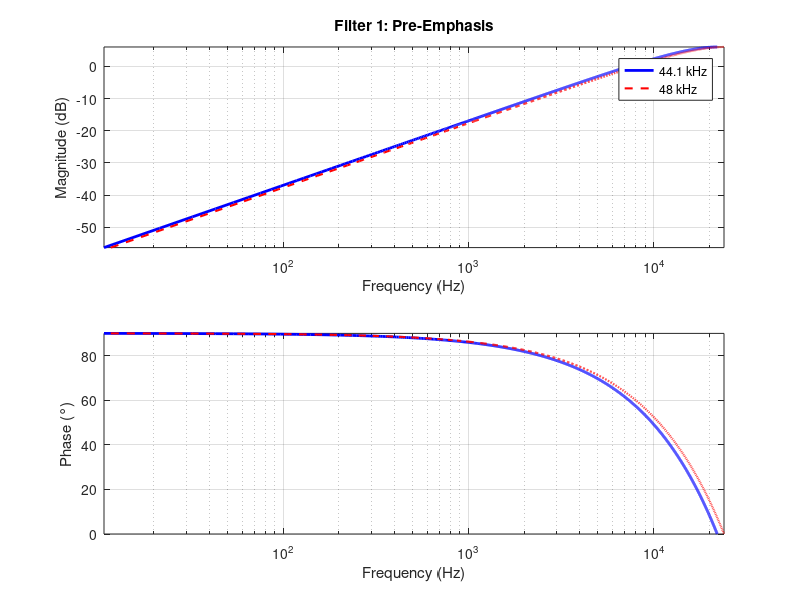
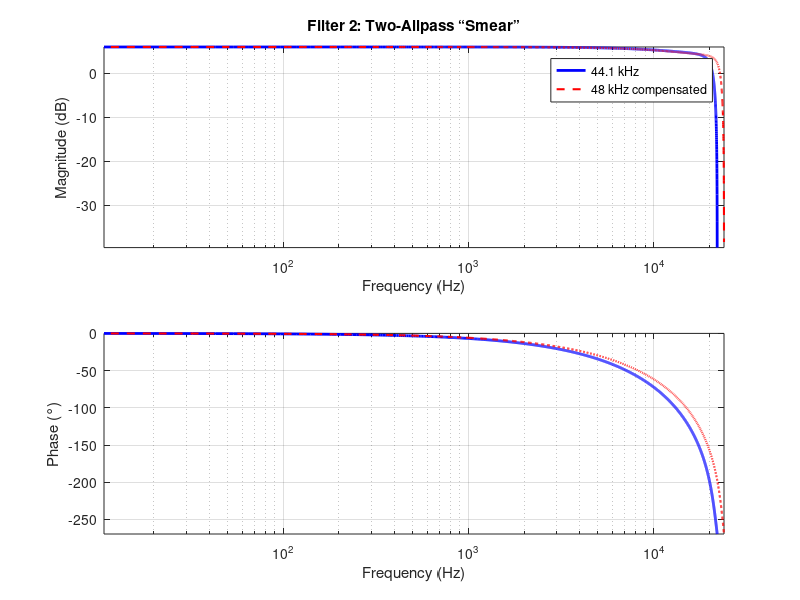

Source code (MATLAB) for these figures, in order:
%% Compare original 44.1 kHz and compensated 48 kHz filters
clear; close all; clc;

%----------------------------------------------
% 1. Sample rates
%----------------------------------------------
fs_orig = 44100;
fs_new  = 48000;

%----------------------------------------------
% 2. Filter 1: Pre-emphasis (H(z) = 1 - z^-1)
%----------------------------------------------
b_pre = [1, -1];
a_pre = [1];

[h_pre_orig, w_pre_orig] = freqz(b_pre, a_pre, 2048, fs_orig);
[h_pre_new, w_pre_new]   = freqz(b_pre, a_pre, 2048, fs_new);

figure(1);
subplot(2,1,1);
semilogx(w_pre_orig, 20*log10(abs(h_pre_orig)), 'b', 'LineWidth', 2);
hold on;
semilogx(w_pre_new, 20*log10(abs(h_pre_new)), 'r--', 'LineWidth', 1.5);
title('Filter 1: Pre-Emphasis');
xlabel('Frequency (Hz)'); ylabel('Magnitude (dB)');
legend('44.1 kHz','48 kHz'); grid on; axis tight;

subplot(2,1,2);
semilogx(w_pre_orig, unwrap(angle(h_pre_orig))*180/pi, 'b', 'LineWidth', 2);
hold on;
semilogx(w_pre_new, unwrap(angle(h_pre_new))*180/pi, 'r--', 'LineWidth', 1.5);
xlabel('Frequency (Hz)'); ylabel('Phase (°)');
grid on; axis tight;

%----------------------------------------------
% 3. Filter 2: Two all-pass (“smear”) sections
%----------------------------------------------
% --- Original 44.1 kHz coefficients
h0_orig = 0.3;
h1_orig = 0.77;

%----------------------------------------------
% Frequency-mapped coefficients for 48 kHz
%----------------------------------------------
% Preserve analog corner frequencies (prewarped mapping)
warp_func   = @(h) tan(acos(-h)/2);   % digital pole → analog freq
unwarp_func = @(w) -cos(2*atan(w));   % analog freq → digital pole

% Convert digital pole → analog freq
w0_analog = warp_func(h0_orig);
w1_analog = warp_func(h1_orig);

% Scale for new sample rate
scale = fs_new / fs_orig;

% Convert back analog → digital pole
h0_new = unwarp_func(w0_analog * scale);
h1_new = unwarp_func(w1_analog * scale);

%----------------------------------------------
% 4. Build cascades
%----------------------------------------------
% --- Original filter at 44.1 kHz
b1_orig = [h0_orig, 1];
a1_orig = [1, h0_orig];
b2_orig = [h1_orig, 1];
a2_orig = [1, h1_orig];
b2_delayed_orig = [0, b2_orig]; % delay Hq path

num1 = conv(b1_orig, a2_orig);
num2 = conv(b2_delayed_orig, a1_orig);
len = max(length(num1), length(num2));
b_total_orig = [num1, zeros(1, len - length(num1))] + ...
               [num2, zeros(1, len - length(num2))];
a_total_orig = conv(a1_orig, a2_orig);
[h_total_orig, w_total_orig] = freqz(b_total_orig, a_total_orig, 2048, fs_orig);

% --- New compensated filter at 48 kHz
b1_new = [h0_new, 1];
a1_new = [1, h0_new];
b2_new = [h1_new, 1];
a2_new = [1, h1_new];
b2_delayed_new = [0, b2_new];

num1 = conv(b1_new, a2_new);
num2 = conv(b2_delayed_new, a1_new);
len = max(length(num1), length(num2));
b_total_new = [num1, zeros(1, len - length(num1))] + ...
              [num2, zeros(1, len - length(num2))];
a_total_new = conv(a1_new, a2_new);
[h_total_new, w_total_new] = freqz(b_total_new, a_total_new, 2048, fs_new);

%----------------------------------------------
% 5. Plot comparison
%----------------------------------------------
figure(2);
subplot(2,1,1);
semilogx(w_total_orig, 20*log10(abs(h_total_orig)), 'b', 'LineWidth', 2);
hold on;
semilogx(w_total_new, 20*log10(abs(h_total_new)), 'r--', 'LineWidth', 1.5);
title('Filter 2: Two-Allpass “Smear”');
xlabel('Frequency (Hz)'); ylabel('Magnitude (dB)');
legend('44.1 kHz','48 kHz compensated');
grid on; axis tight;

subplot(2,1,2);
semilogx(w_total_orig, unwrap(angle(h_total_orig))*180/pi, 'b', 'LineWidth', 2);
hold on;
semilogx(w_total_new, unwrap(angle(h_total_new))*180/pi, 'r--', 'LineWidth', 1.5);
xlabel('Frequency (Hz)'); ylabel('Phase (°)');
grid on; axis tight;

fprintf('\nComputed 48 kHz compensated coefficients:\n');
fprintf('  h0 = %.6f\n', h0_new);
fprintf('  h1 = %.6f\n', h1_new);
